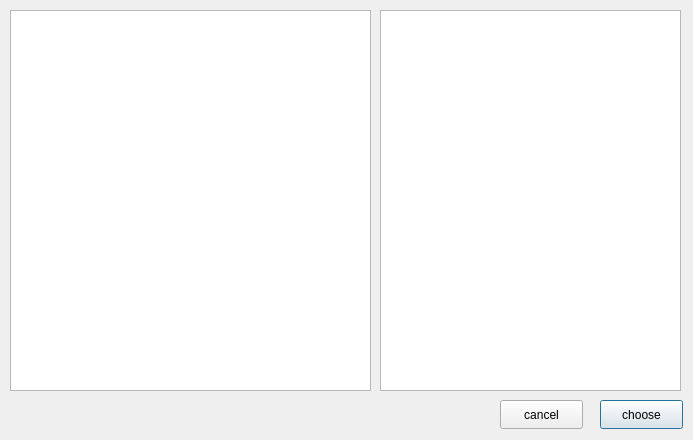
<?xml version="1.0" encoding="UTF-8"?>
<ui version="4.0">
 <class>FileBrowser</class>
 <widget class="QDialog" name="FileBrowser">
  <property name="geometry">
   <rect>
    <x>0</x>
    <y>0</y>
    <width>693</width>
    <height>440</height>
   </rect>
  </property>
  <property name="sizePolicy">
   <sizepolicy hsizetype="Fixed" vsizetype="Fixed">
    <horstretch>0</horstretch>
    <verstretch>0</verstretch>
   </sizepolicy>
  </property>
  <property name="windowTitle">
   <string>Dialog</string>
  </property>
  <property name="locale">
   <locale language="English" country="UnitedStates"/>
  </property>
  <widget class="QTreeView" name="treeView">
   <property name="geometry">
    <rect>
     <x>10</x>
     <y>10</y>
     <width>361</width>
     <height>381</height>
    </rect>
   </property>
  </widget>
  <widget class="QListView" name="listView">
   <property name="geometry">
    <rect>
     <x>380</x>
     <y>10</y>
     <width>301</width>
     <height>381</height>
    </rect>
   </property>
  </widget>
  <widget class="QPushButton" name="choose_button">
   <property name="geometry">
    <rect>
     <x>600</x>
     <y>400</y>
     <width>83</width>
     <height>29</height>
    </rect>
   </property>
   <property name="text">
    <string>choose</string>
   </property>
  </widget>
  <widget class="QPushButton" name="cancel_button">
   <property name="geometry">
    <rect>
     <x>500</x>
     <y>400</y>
     <width>83</width>
     <height>29</height>
    </rect>
   </property>
   <property name="text">
    <string>cancel</string>
   </property>
  </widget>
 </widget>
 <resources/>
 <connections/>
</ui>
